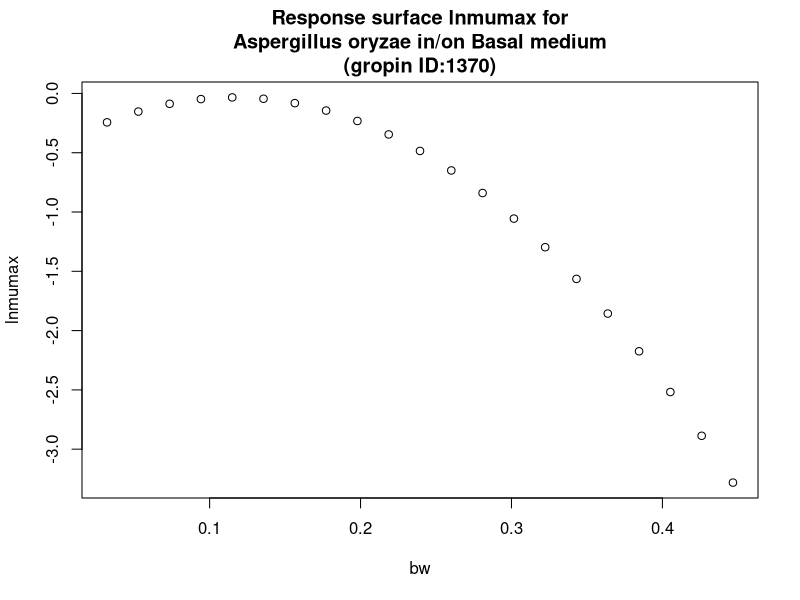

This figure's R source:
#############################
# start of Parameter script
#############################
bw <- seq(0.032032,0.446753246753247,length.out=21)
#############################
# end of Parameter script
#############################
############################# 
# start of Model script Gropin ID 1370 
#############################
 
# constant coefficients for this model
 
variables <- data.frame(bw)
argumentsPar <- expand.grid(variables)
 
# heart of the model
response_surface <- function(bw) {
   mumax <-(-0.4344+6.904*bw-29.72*bw^2)

return(mumax=mumax)
} 

# output parameters
responseSurface <- cbind(argumentsPar,response_surface(argumentsPar['bw']))
colnames(responseSurface) <- c(colnames(argumentsPar),'lnmumax')
#############################
# End of Model script
#############################
############################# 
# start of Visualisation script Gropin ID 1370 
#############################
plot(bw,responseSurface$'lnmumax',xlab='bw',
                          ylab='lnmumax',main='Response surface lnmumax for
Aspergillus oryzae in/on Basal medium
(gropin ID:1370)')
#############################
# End of Visualisation script
#############################
